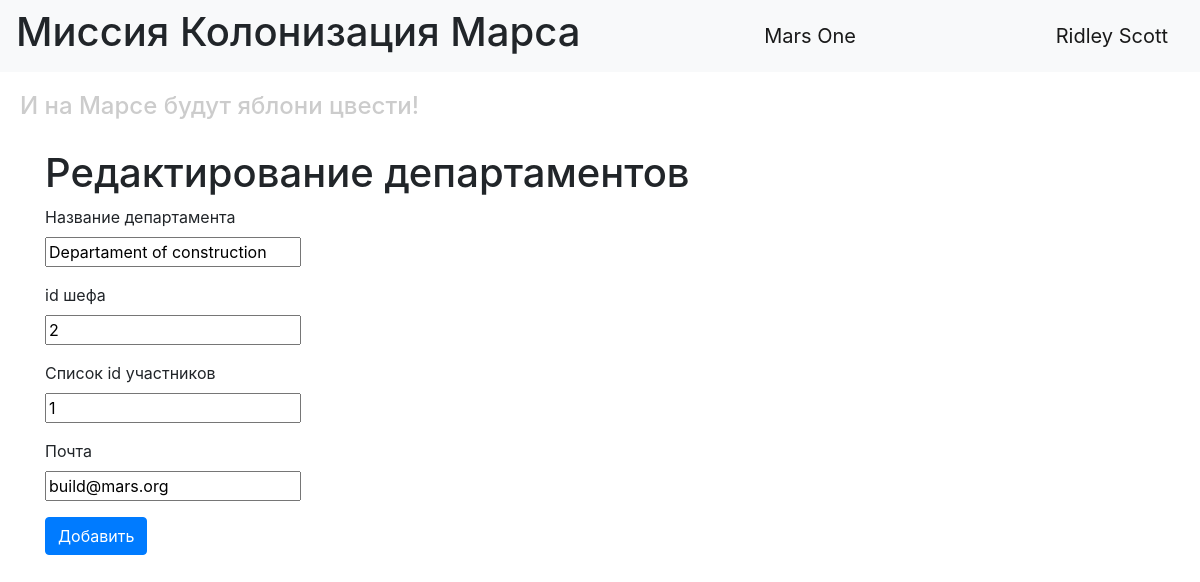
Screenshot of /departments/3 (signed in) with the database file from the repository.
### data/users.py (models this page shows, shortened)
class User(SqlAlchemyBase, UserMixin, SerializerMixin):
    __tablename__ = 'users'
    id = sqlalchemy.Column(sqlalchemy.Integer,
                           primary_key=True, autoincrement=True)
    surname = sqlalchemy.Column(sqlalchemy.String, nullable=True)
    name = sqlalchemy.Column(sqlalchemy.String, nullable=True)
    age = sqlalchemy.Column(sqlalchemy.Integer)
    position = sqlalchemy.Column(sqlalchemy.String, nullable=True)
    speciality = sqlalchemy.Column(sqlalchemy.String, nullable=True)
    address = sqlalchemy.Column(sqlalchemy.String, nullable=True)
    email = sqlalchemy.Column(sqlalchemy.String,
                              index=True, unique=True, nullable=True)
    hashed_password = sqlalchemy.Column(sqlalchemy.String, nullable=True)
    modified_date = sqlalchemy.Column(sqlalchemy.DateTime)
    city_from = sqlalchemy.Column(sqlalchemy.String)

### data/departments.py (models this page shows)
class Departments(SqlAlchemyBase):
    __tablename__ = 'departments'
    id = sqlalchemy.Column(sqlalchemy.Integer,
                           primary_key=True, autoincrement=True)
    title = sqlalchemy.Column(sqlalchemy.String)
    chief = sqlalchemy.Column(sqlalchemy.Integer, sqlalchemy.ForeignKey("users.id"))
    members = sqlalchemy.Column(sqlalchemy.String)
    email = sqlalchemy.Column(sqlalchemy.String)

### main.py (the view, shortened to what this page needs)
@app.route('/departments/<int:id>', methods=['GET', 'POST'])
@login_required
def edit_department(id):
    form = DepartmentForm()
    if request.method == "GET":
        session = db_session.create_session()
        d = session.query(Departments).filter(Departments.id == id,
                                          (Departments.chief == current_user.id)|(current_user.id == 1)).first()
        if d:
            form.title.data = d.title
            form.chief.data = d.chief
            form.members.data = d.members
            form.email.data = d.email
        else:
            abort(404)
    return render_template('adddepartment.html', title='Редактирование департаментов', form=form)

### loginform.py
class DepartmentForm(FlaskForm):
    title = StringField('Название департамента', validators=[DataRequired()])
    chief = IntegerField('id шеф', validators=[DataRequired()])
    members = StringField('Список id участников', validators=[DataRequired()])
    email = StringField('Почта', validators=[DataRequired()])
    submit = SubmitField('Добавить')

### data/db_session.py (called while the page is built)
def create_session() -> Session:
    global __factory
    return __factory()

### main.py (called while the page is built)
@login_manager.user_loader
def load_user(user_id):
    session = db_session.create_session()
    return session.query(User).get(user_id)

### templates/adddepartment.html (shortened to what this page needs)
{% extends "base.html" %}
{% block content %}
    <h1>{{ title }}</h1>
    <form action="" method="post">
        <p>
            {{ form.title.label }}<br>
            {{ form.title }}<br>
        </p>
        <p>
            {{ form.chief.label }}a<br>
            {{ form.chief }}<br>
        </p>
        <p>
            {{ form.members.label }}<br>
            {{ form.members }}<br>
        </p>
        <p>
            {{ form.email.label }}<br>
            {{ form.email }}<br>
        </p>
        <p>{{ form.submit(type="submit", class="btn btn-primary") }}</p>
    </form>
{% endblock %}

### templates/base.html (shortened to what this page needs)
<!DOCTYPE html>
<html lang="en">
<head>
    <link rel="stylesheet" href="https://stackpath.bootstrapcdn.com/bootstrap/4.4.1/css/bootstrap.min.css">
    <link rel="stylesheet" type="text/css" href="/static/css/style.css" />
</head>
  <body>
    <header>
      <nav class="navbar navbar-light bg-light">
          <h1>Миссия Колонизация Марса</h1>
        <a class="navbar-brand" href="#">Mars One</a>
          {% if current_user.is_authenticated %}
    <a class="navbar-brand" href="/logout">{{ current_user.name }} {{ current_user.surname }}</a>
{% else %}
    <p>
        <a class="btn btn-primary " href="/register">Зарегистрироваться</a>
        <a class="btn btn-success" href="/login">Войти</a>
    </p>
{% endif %}
      </nav>
        <h4>И на Марсе будут яблони цвести!</h4>
    </header>
    <main role="main" class="container">
        {% block content %}{% endblock %}
    </main>
  </body>
</html>

### static/css/style.css (style rules this page uses)
h4 { color: #cccccc; padding: 20px; }

### rows the page displays
User: name "Ridley", surname "Scott"
Departments: title "Departament of construction", chief "2", members "1", email "build@mars.org"

### other values shown
{{ title }} "Редактирование департаментов"
